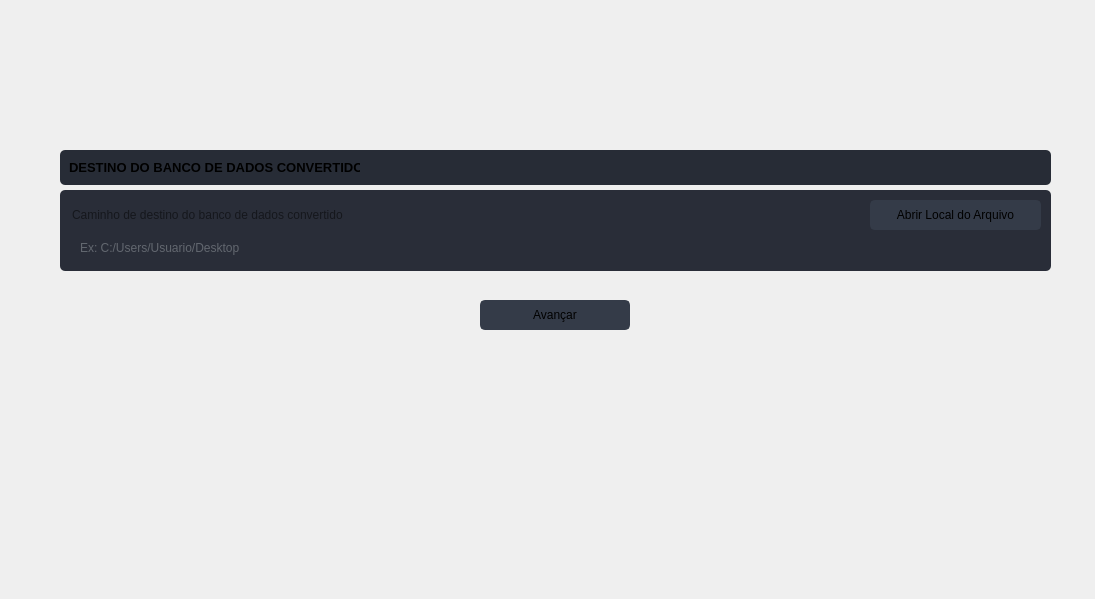
                  <widget class="QWidget" name="guarda">
                   <widget class="QFrame" name="frame_9">
                    <property name="geometry">
                     <rect>
                      <x>10</x>
                      <y>10</y>
                      <width>1076</width>
                      <height>580</height>
                     </rect>
                    </property>
                    <property name="styleSheet">
                     <string notr="true">border-radius: 5px;</string>
                    </property>
                    <property name="frameShape">
                     <enum>QFrame::StyledPanel</enum>
                    </property>
                    <property name="frameShadow">
                     <enum>QFrame::Raised</enum>
                    </property>
                    <widget class="QFrame" name="frame_div_content_15">
                     <property name="geometry">
                      <rect>
                       <x>50</x>
                       <y>180</y>
                       <width>991</width>
                       <height>81</height>
                      </rect>
                     </property>
                     <property name="minimumSize">
                      <size>
                       <width>0</width>
                       <height>50</height>
                      </size>
                     </property>
                     <property name="maximumSize">
                      <size>
                       <width>16777215</width>
                       <height>110</height>
                      </size>
                     </property>
                     <property name="styleSheet">
                      <string notr="true">background-color: rgb(41, 45, 56);
border-radius: 5px;
</string>
                     </property>
                     <property name="frameShape">
                      <enum>QFrame::NoFrame</enum>
                     </property>
                     <property name="frameShadow">
                      <enum>QFrame::Raised</enum>
                     </property>
                     <widget class="QLabel" name="labelVersion_9">
                      <property name="geometry">
                       <rect>
                        <x>20</x>
                        <y>50</y>
                        <width>271</width>
                        <height>16</height>
                       </rect>
                      </property>
                      <property name="styleSheet">
                       <string notr="true">color: rgb(98, 103, 111);</string>
                      </property>
                      <property name="lineWidth">
                       <number>1</number>
                      </property>
                      <property name="text">
                       <string>Ex: C:/Users/Usuario/Desktop</string>
                      </property>
                      <property name="alignment">
                       <set>Qt::AlignLeading|Qt::AlignLeft|Qt::AlignVCenter</set>
                      </property>
                     </widget>
                     <widget class="QPushButton" name="btn_procura_local">
                      <property name="geometry">
                       <rect>
                        <x>810</x>
                        <y>10</y>
                        <width>171</width>
                        <height>30</height>
                       </rect>
                      </property>
                      <property name="minimumSize">
                       <size>
                        <width>150</width>
                        <height>30</height>
                       </size>
                      </property>
                      <property name="font">
                       <font>
                        <family>Segoe UI</family>
                        <pointsize>9</pointsize>
                       </font>
                      </property>
                      <property name="styleSheet">
                       <string notr="true">QPushButton {
	border: 2px solid rgb(52, 59, 72);
	border-radius: 5px;	
	background-color: rgb(52, 59, 72);
}
QPushButton:hover {
	background-color: rgb(57, 65, 80);
	border: 2px solid rgb(61, 70, 86);
}
QPushButton:pressed {	
	background-color: rgb(35, 40, 49);
	border: 2px solid rgb(43, 50, 61);
}</string>
                      </property>
                      <property name="text">
                       <string>Abrir Local do Arquivo</string>
                      </property>
                      <property name="icon">
                       <iconset>
                        <normaloff>:/16x16/icons/16x16/cil-folder-open.png</normaloff>:/16x16/icons/16x16/cil-folder-open.png</iconset>
                      </property>
                     </widget>
                     <widget class="QLineEdit" name="caminho_base_importada">
                      <property name="geometry">
                       <rect>
                        <x>10</x>
                        <y>10</y>
                        <width>791</width>
                        <height>30</height>
                       </rect>
                      </property>
                      <property name="minimumSize">
                       <size>
                        <width>0</width>
                        <height>30</height>
                       </size>
                      </property>
                      <property name="styleSheet">
                       <string notr="true">QLineEdit {
	background-color: rgb(27, 29, 35);
	border-radius: 5px;
	border: 2px solid rgb(27, 29, 35);
	padding-left: 10px;
}
QLineEdit:hover {
	border: 2px solid rgb(64, 71, 88);
}
QLineEdit:focus {
	border: 2px solid rgb(91, 101, 124);
}

color: rgb(98, 103, 111); </string>
                      </property>
                      <property name="text">
                       <string/>
                      </property>
                      <property name="placeholderText">
                       <string>Caminho de destino do banco de dados convertido</string>
                      </property>
                     </widget>
                    </widget>
                    <widget class="QFrame" name="frame_title_wid_11">
                     <property name="geometry">
                      <rect>
                       <x>50</x>
                       <y>140</y>
                       <width>991</width>
                       <height>35</height>
                      </rect>
                     </property>
                     <property name="maximumSize">
                      <size>
                       <width>16777215</width>
                       <height>35</height>
                      </size>
                     </property>
                     <property name="styleSheet">
                      <string notr="true">background-color: rgb(39, 44, 54);</string>
                     </property>
                     <property name="frameShape">
                      <enum>QFrame::StyledPanel</enum>
                     </property>
                     <property name="frameShadow">
                      <enum>QFrame::Raised</enum>
                     </property>
                     <widget class="QLabel" name="labelBoxBlenderInstalation_29">
                      <property name="geometry">
                       <rect>
                        <x>9</x>
                        <y>9</y>
                        <width>291</width>
                        <height>16</height>
                       </rect>
                      </property>
                      <property name="font">
                       <font>
                        <family>Segoe UI</family>
                        <pointsize>10</pointsize>
                        <weight>75</weight>
                        <bold>true</bold>
                       </font>
                      </property>
                      <property name="styleSheet">
                       <string notr="true"/>
                      </property>
                      <property name="text">
                       <string>DESTINO DO BANCO DE DADOS CONVERTIDO</string>
                      </property>
                     </widget>
                    </widget>
                    <widget class="QPushButton" name="btn_guarda_dump">
                     <property name="geometry">
                      <rect>
                       <x>470</x>
                       <y>290</y>
                       <width>150</width>
                       <height>30</height>
                      </rect>
                     </property>
                     <property name="minimumSize">
                      <size>
                       <width>150</width>
                       <height>30</height>
                      </size>
                     </property>
                     <property name="font">
                      <font>
                       <family>Segoe UI</family>
                       <pointsize>9</pointsize>
                      </font>
                     </property>
                     <property name="styleSheet">
                      <string notr="true">QPushButton {
	border: 2px solid rgb(52, 59, 72);
	border-radius: 5px;	
	background-color: rgb(52, 59, 72);
}
QPushButton:hover {
	background-color: rgb(57, 65, 80);
	border: 2px solid rgb(61, 70, 86);
}
QPushButton:pressed {	
	background-color: rgb(35, 40, 49);
	border: 2px solid rgb(43, 50, 61);
}</string>
                     </property>
                     <property name="text">
                      <string>Avançar</string>
                     </property>
                     <property name="icon">
                      <iconset>
                       <normaloff>:/16x16/icons/16x16/cil-chevron-circle-right-alt.png</normaloff>:/16x16/icons/16x16/cil-chevron-circle-right-alt.png</iconset>
                     </property>
                    </widget>
                   </widget>
                  </widget>
